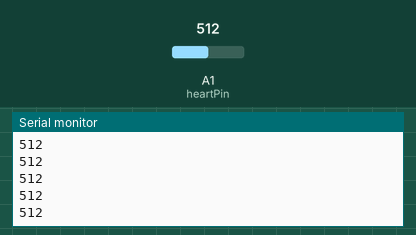
Simulated run of this sketch. Board: Arduino Uno, built with avr-gcc and run on an emulated ATmega328P. On the bench: the last lines printed to the serial monitor. Inputs (shaded band) come from the test bench; at power-on: A1 (heartPin) = 512.

Above: at 1.2 s.
1.3 s: A1 (heartPin) set to 716
At 2.0 s:
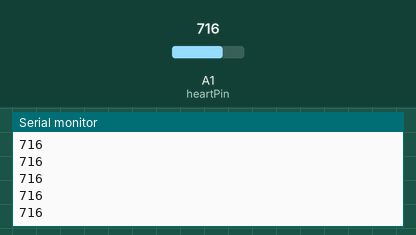
2.8 s: A1 (heartPin) set to 900
At 3.8 s:
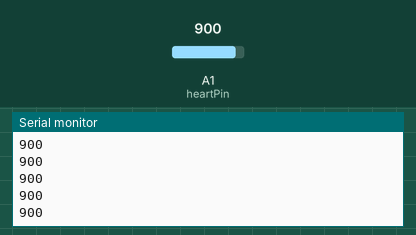
Timing chart, 0 to 5.8 s (numbered marks = the images above; inputs shaded):
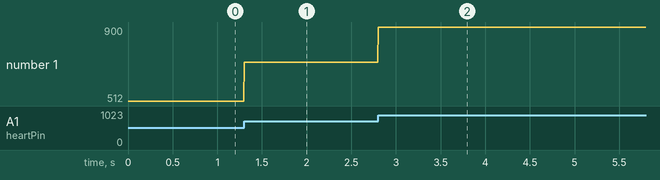

Measured:
- after the input at 1.3 s, the serial monitor: prints a new line at once (image 1)
- after the input at 2.8 s, the serial monitor: prints a new line at once (image 2)
- plotted number 1: 512 → 716 after the input at 1.3 s, 716 → 900 after the input at 2.8 s

The sketch:

heartRate.ino
```cpp
//ECG sensor test
const int heartPin = A1;
void setup() {
   Serial.begin(115200);
 }
 void loop() {
 int heartValue = analogRead(heartPin);
 Serial.println(heartValue);
 delay(5);
 }
```
